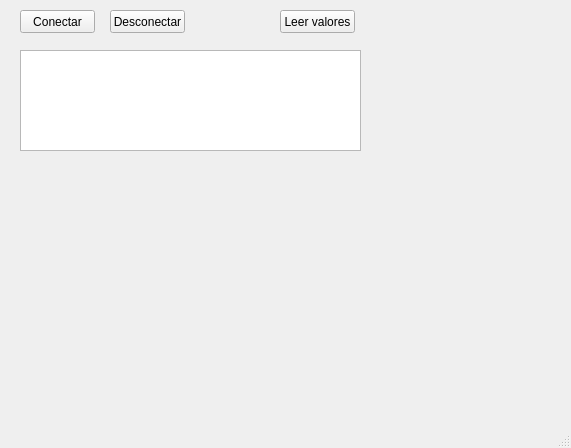
<?xml version="1.0" encoding="UTF-8"?>
<ui version="4.0">
 <class>MainWindow</class>
 <widget class="QMainWindow" name="MainWindow">
  <property name="geometry">
   <rect>
    <x>0</x>
    <y>0</y>
    <width>571</width>
    <height>448</height>
   </rect>
  </property>
  <property name="windowTitle">
   <string>MainWindow</string>
  </property>
  <widget class="QWidget" name="centralwidget">
   <widget class="QListWidget" name="listWidget">
    <property name="geometry">
     <rect>
      <x>20</x>
      <y>50</y>
      <width>341</width>
      <height>101</height>
     </rect>
    </property>
   </widget>
   <widget class="QPushButton" name="pushButton">
    <property name="geometry">
     <rect>
      <x>280</x>
      <y>10</y>
      <width>75</width>
      <height>23</height>
     </rect>
    </property>
    <property name="text">
     <string>Leer valores</string>
    </property>
   </widget>
   <widget class="QPushButton" name="PB_conectar">
    <property name="geometry">
     <rect>
      <x>20</x>
      <y>10</y>
      <width>75</width>
      <height>23</height>
     </rect>
    </property>
    <property name="text">
     <string>Conectar</string>
    </property>
   </widget>
   <widget class="QPushButton" name="PB_desconectar">
    <property name="geometry">
     <rect>
      <x>110</x>
      <y>10</y>
      <width>75</width>
      <height>23</height>
     </rect>
    </property>
    <property name="text">
     <string>Desconectar</string>
    </property>
   </widget>
  </widget>
  <widget class="QMenuBar" name="menubar">
   <property name="geometry">
    <rect>
     <x>0</x>
     <y>0</y>
     <width>571</width>
     <height>25</height>
    </rect>
   </property>
  </widget>
  <widget class="QStatusBar" name="statusbar"/>
 </widget>
 <resources/>
 <connections/>
</ui>
